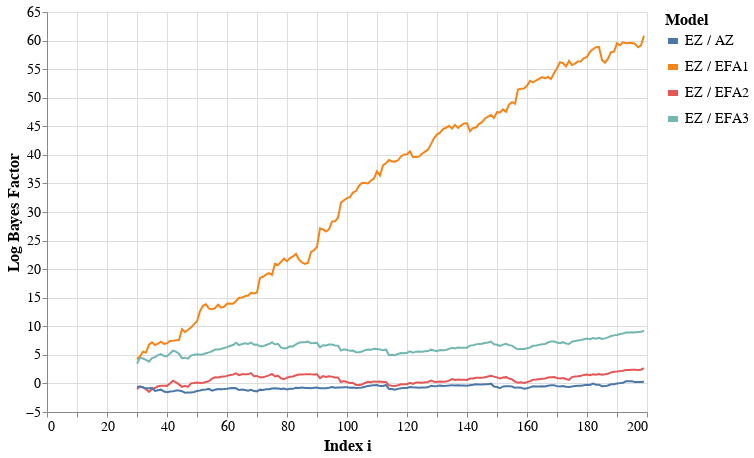

The notebook cell this image was saved under:
### Code cell
width = 600
height = 400
c = alt.Chart(bfdf).mark_line(
    strokeWidth = 2,
    ).encode(
    alt.X('t:Q', title='Index i', scale=alt.Scale(domain=[0,200])),
    alt.Y('value:Q', title='Log Bayes Factor'),
    alt.Color('Model')
    ).properties(
    width=width, height=height
    ).configure_legend(
    titleFontSize=16,
    labelFontSize=14,
    symbolStrokeWidth=6
    ).configure_axis(
    labelFontSize=14,
    titleFontSize=16
).interactive()

c

### Figure 1 — Vega-Lite specification as saved in the notebook (floating-point values rounded to 4 significant figures; data arrays with more than 128 entries replaced by an {"elided": "..."} marker saying what was removed)
{"config": {"view": {"continuousWidth": 400, "continuousHeight": 300}, "axis": {"labelFontSize": 14, "titleFontSize": 16}, "legend": {"labelFontSize": 14, "symbolStrokeWidth": 6, "titleFontSize": 16}}, "data": {"name": "data-4b4031d34fc3ba06a1428e7ccac7fd0c"}, "mark": {"type": "line", "strokeWidth": 2}, "encoding": {"color": {"type": "nominal", "field": "Model"}, "x": {"type": "quantitative", "field": "t", "scale": {"domain": [0, 200]}, "title": "Index i"}, "y": {"type": "quantitative", "field": "value", "title": "Log Bayes Factor"}}, "height": 400, "selection": {"selector001": {"type": "interval", "bind": "scales", "encodings": ["x", "y"]}}, "width": 600, "$schema": "https://vega.github.io/schema/vega-lite/v4.8.1.json", "datasets": {"data-4b4031d34fc3ba06a1428e7ccac7fd0c": {"elided": "680 records"}}}
